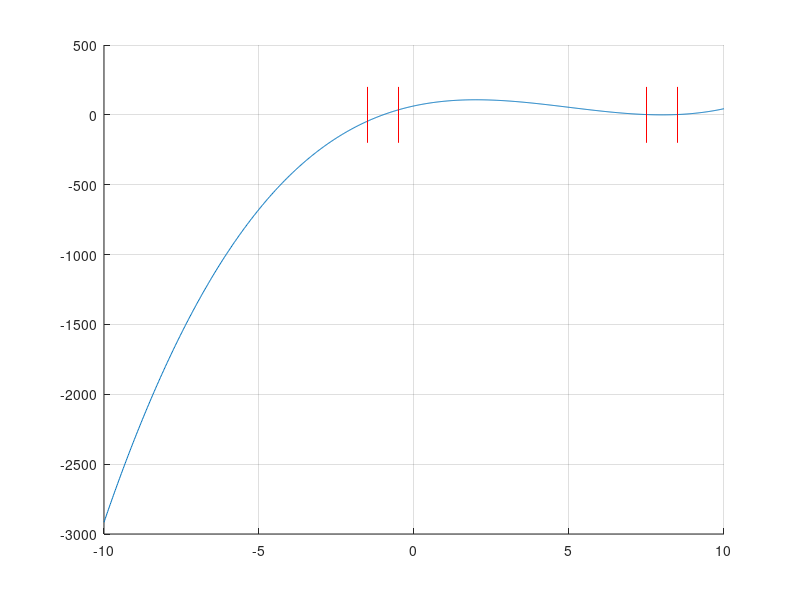

This chart was generated by the following MATLAB code: (Note: this script raises an error after producing the figure.)
clc,clear
fprintf('Laboratornaya rabota 2. Metody dihotomii, Nyutona, prostyh iteracij.\n')
fprintf('Zadanie 1.\n')

f = @(x) x.^3-15.*x.^2+48.*x+64;
df = @(x) 3.*x.^2-30.*x+48;

x = linspace(-10, 10, 1000);
y = f(x);
grid on; hold on;
plot(x,y)

y1=[-200; 200];
x1=[-1.5; -1.5];
x2=[-0.5; -0.5];
x3=[7.5; 7.5];
x4=[8.5; 8.5];

plot(x1,y1,'r')
plot(x2,y1,'r')
plot(x3,y1,'r')
plot(x4,y1,'r')

p = [1 -15 48 64];
roots(p)

fprintf('----------------Zadanie 2.----------------\n')
fprintf('Dihotomia\n')
[point, iters] = task2(f, -1.5, 1.5, 0.0001)

fprintf('----------------Zadanie 3.----------------\n')
fprintf('Newton\n')
[point, iters] = task3(f, df, -4, 1, 0.0001)

fprintf('----------------Zadanie 4.----------------\n')
[point, iters] = task3(f, df, 6, 2, 0.0001)

fprintf('----------------Zadanie 5.----------------\n')
fprintf('MPI\n')
task5(2)

fprintf('----------------Zadanie 6.----------------\n')
fprintf('MPI\n')
phi = @(x, a) x.^2+x-a;
dphi = @(x) 2.*x+1;
%abs(2x+1)<1 <=> -1<x<0; a = x^2 => 1<a<0
task6(0.81)
task6(-0.12)
task6(1.21)

fprintf('----------------Zadanie 7.----------------\n')
fprintf('fzero\n')
fzero(f, [-4; 0])

fprintf('----------------Zadanie 8.----------------\n')
task8();